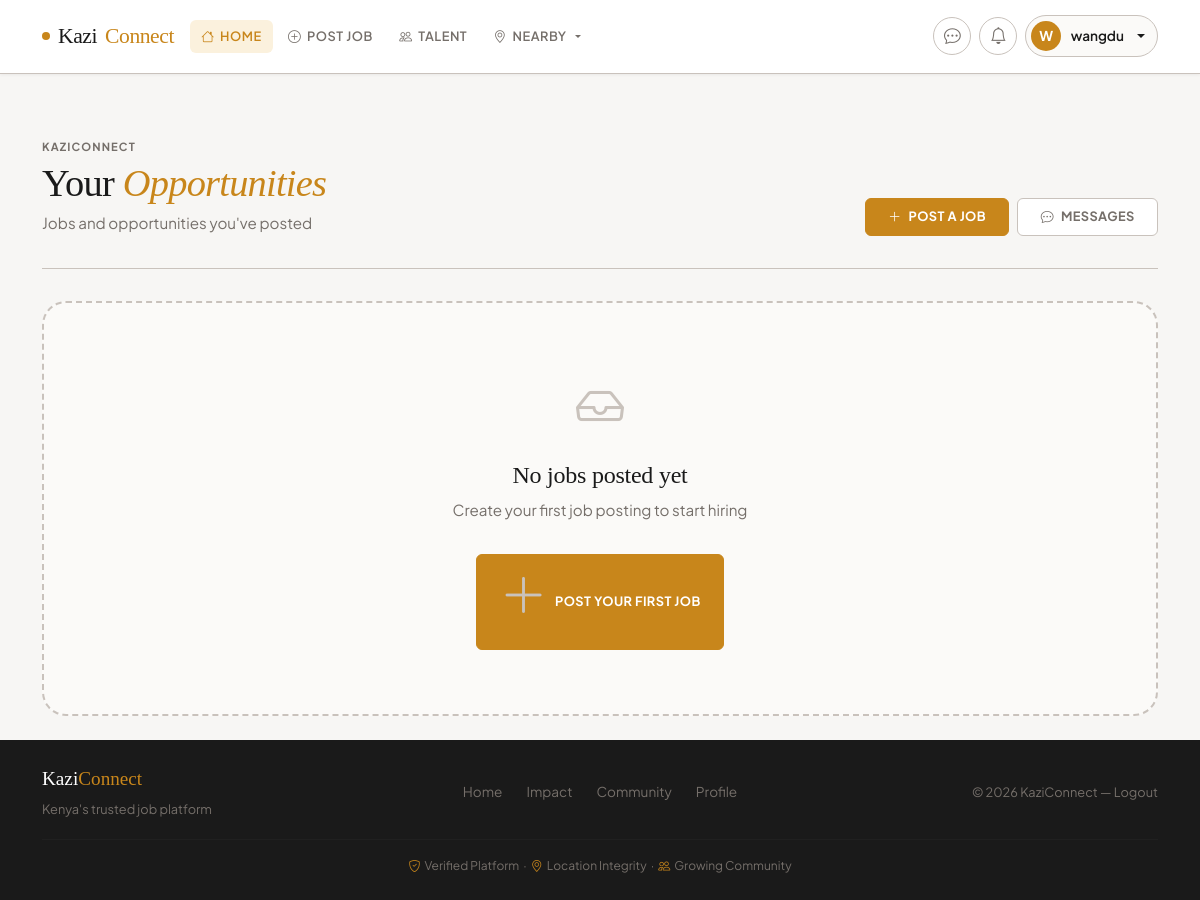
The page / (signed in) on the database as committed earlier.
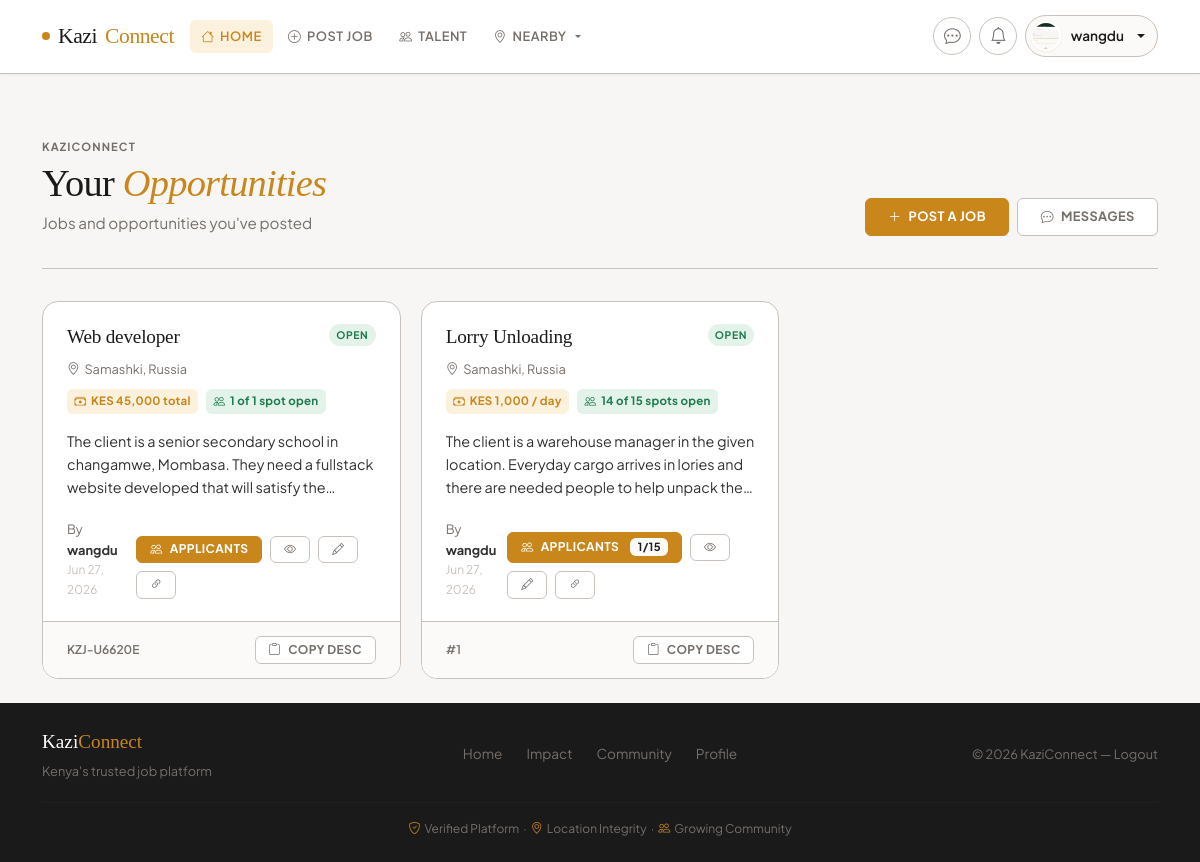
The same page on the database as committed later.
### app.py (models this page shows, shortened)
class User(UserMixin, db.Model):
    __tablename__ = 'user'
    id = db.Column(db.Integer, primary_key=True)
    username = db.Column(db.String(80), unique=True, nullable=True, index=True)
    email = db.Column(db.String(120), unique=True, nullable=False, index=True)
    password_hash = db.Column(db.String(255), nullable=False)
    role = db.Column(db.String(20), nullable=False, default='worker', index=True)  # 'worker' or 'recruiter'
    phone_number = db.Column(db.String(30))
    national_id = db.Column(db.String(50))
    certificate_of_good_conduct = db.Column(db.String(255))
    profile_picture = db.Column(db.String(255))
    location = db.Column(db.String(100))
    latitude = db.Column(db.Float, nullable=True)
    longitude = db.Column(db.Float, nullable=True)
    work_type = db.Column(db.String(100))
    profile_completed = db.Column(db.Boolean, default=False)
    created_at = db.Column(db.DateTime, default=lambda: datetime.now(timezone.utc))
    real_ip = db.Column(db.String(45), nullable=True)  # IPv6 can be up to 45 chars
    real_latitude = db.Column(db.Float, nullable=True)
    real_longitude = db.Column(db.Float, nullable=True)
    real_city = db.Column(db.String(100), nullable=True)
    real_country = db.Column(db.String(100), nullable=True)
    real_region = db.Column(db.String(100), nullable=True)
    location_discrepancy = db.Column(db.Boolean, default=False)  # Flag if custom location differs from real
    location_verified_at = db.Column(db.DateTime, nullable=True)
    suspension_end_date = db.Column(db.DateTime, nullable=True)  # Track when suspension ends
    suspension_reason = db.Column(db.String(255), nullable=True)
    suspension_duration = db.Column(db.String(20), nullable=True)  # 'hour', 'day', 'week', 'month', 'year', 'custom'
    is_admin = db.Column(db.Boolean, default=False)
    suspended = db.Column(db.Boolean, default=False)
    burned = db.Column(db.Boolean, default=False)  # Permanently banned
    warnings_count = db.Column(db.Integer, default=0)
    jobs_posted = db.relationship('Job', backref='poster', lazy=True, cascade='all, delete-orphan')
    applications = db.relationship('JobApplication', backref='applicant', lazy=True, cascade='all, delete-orphan')
    notifications = db.relationship('Notification', backref='user', lazy=True, cascade='all, delete-orphan')
    sent_messages = db.relationship('Message', foreign_keys='Message.sender_id', backref='sender', lazy='dynamic', cascade='all, delete-orphan')
    received_messages = db.relationship('Message', foreign_keys='Message.recipient_id', backref='recipient', lazy='dynamic', cascade='all, delete-orphan')
    def is_recruiter(self):
        return self.role == 'recruiter'

class Job(db.Model):
    __tablename__ = 'job'
    id = db.Column(db.Integer, primary_key=True)
    job_ref = db.Column(db.String(12), unique=True, nullable=True, index=True)  # e.g. KZJ-A3F9X2
    title = db.Column(db.String(120), nullable=False)
    description = db.Column(db.Text, nullable=False)
    location = db.Column(db.String(120), nullable=False)
    latitude = db.Column(db.Float, nullable=True)
    longitude = db.Column(db.Float, nullable=True)
    requirements = db.Column(db.Text, nullable=False)
    poster_id = db.Column(db.Integer, db.ForeignKey('user.id'), nullable=False)
    status = db.Column(db.String(20), default='open')  # open, filled, in_progress, completed, cancelled
    pay_amount = db.Column(db.Float, nullable=True)
    pay_type = db.Column(db.String(20), default='fixed')  # fixed, per_hour, per_day
    slots_total = db.Column(db.Integer, default=1, nullable=False)
    slots_filled = db.Column(db.Integer, default=0, nullable=False)
    created_at = db.Column(db.DateTime, default=lambda: datetime.now(timezone.utc))
    updated_at = db.Column(db.DateTime, default=lambda: datetime.now(timezone.utc), onupdate=lambda: datetime.now(timezone.utc))
    started_at = db.Column(db.DateTime, nullable=True)
    completed_at = db.Column(db.DateTime, nullable=True)
    applications = db.relationship('JobApplication', backref='job', lazy=True, cascade='all, delete-orphan')
    media = db.relationship('JobMedia', backref='job', lazy=True, cascade='all, delete-orphan')
    def slots_remaining(self):
        return max(0, (self.slots_total or 1) - (self.slots_filled or 0))
    def pay_label(self):
        if not self.pay_amount:
            return 'Pay not specified'
        suffix = {'per_hour': ' / hour', 'per_day': ' / day', 'fixed': ' total'}.get(self.pay_type, '')
        return f'KES {self.pay_amount:,.0f}{suffix}'
    def status_label(self):
        return {
            'open': 'Open',
            'filled': 'Filled',
            'in_progress': 'In Progress',
            'completed': 'Completed',
            'cancelled': 'Cancelled',
        }.get(self.status, self.status.title())

### app.py (the view, shortened to what this page needs)
@app.route('/')
def index():
    if current_user.is_authenticated and current_user.is_recruiter():
        jobs = Job.query.filter_by(
            poster_id=current_user.id
        ).order_by(Job.created_at.desc()).limit(50).all()
        job_distances = {}
        return render_template('index.html', jobs=jobs, job_distances=job_distances, view='recruiter')

### templates/index.html (shortened to what this page needs)
{% extends 'base.html' %}
{% block content %}
<div class="page-header">
  <div class="d-flex justify-content-between align-items-end flex-wrap gap-3">
    <div>
      <p class="section-label mb-1">KaziConnect</p>
      {% if view == 'recruiter' %}
        <h1>Your <em>Opportunities</em></h1>
        <p class="mt-1 mb-0" style="color:var(--stone); font-size:.95rem;">Jobs and opportunities you&#39;ve posted</p>
      {% else %}
        <h1>Open <em>Opportunities</em></h1>
        <p class="mt-1 mb-0" style="color:var(--stone); font-size:.95rem;">
          {% if current_user.is_authenticated and job_distances %}Sorted by distance from your location{% else %}Discover jobs and apply in one click{% endif %}
        </p>
      {% endif %}
    </div>
    <div class="d-flex gap-2 flex-wrap">
      {% if current_user.is_authenticated %}
        {% if current_user.is_recruiter() %}
          <a class="btn btn-primary" href="{{ url_for('post_job') }}">
            <i class="bi bi-plus-lg"></i> Post a Job
          </a>
        {% endif %}
        <a class="btn btn-outline-secondary" href="{{ url_for('messages_list') }}">
          <i class="bi bi-chat-dots"></i> Messages
        </a>
      {% endif %}
    </div>
  </div>
</div>
<div class="jobs-grid">
  {% if jobs %}
    {% for job in jobs %}
      <div class="job-card">
        <div class="job-card-body">
          <div class="d-flex justify-content-between align-items-start gap-2 mb-1">
            <h3 class="job-title">{{ job.title }}</h3>
            <span class="status-badge status-{{ job.status }}">{{ job.status_label() }}</span>
          </div>
          <div class="job-location">
            <i class="bi bi-geo-alt"></i> {{ job.location }}
          </div>
          <div class="job-meta-row">
            <span class="pay-pill">
              <i class="bi bi-cash-stack"></i> {{ job.pay_label() }}
            </span>
            <span class="slots-pill {% if job.slots_remaining() == 0 %}slots-full{% endif %}">
              <i class="bi bi-people"></i>
              {% if job.slots_remaining() > 0 %}
                {{ job.slots_remaining() }} of {{ job.slots_total }} spot{{ 's' if job.slots_total != 1 else '' }} open
              {% else %}
                All {{ job.slots_total }} spot{{ 's' if job.slots_total != 1 else '' }} filled
              {% endif %}
            </span>
          </div>
          {% set fm = job.media|first %}
          <p class="job-desc" id="desc-{{ job.id }}">{{ job.description }}</p>
          <div class="d-flex justify-content-between align-items-end gap-2 mt-auto">
            <div>
              <div style="font-size:.8rem; color:var(--stone);">
                By <strong style="color:var(--charcoal);">{{ job.poster.username or job.poster.email }}</strong>
              </div>
              <div style="font-size:.75rem; color:var(--dust);">
                {{ job.created_at.strftime('%b %d, %Y') }}
              </div>
            </div>
            <div class="d-flex gap-2 align-items-center flex-wrap">
              {% if view == 'recruiter' %}
                {% if job.status == 'in_progress' %}
                  <a class="btn btn-success btn-sm" href="{{ url_for('job_detail', job_id=job.id) }}">
                    <i class="bi bi-check-circle-fill"></i> Mark Complete
                  </a>
                {% else %}
                  <a class="btn btn-primary btn-sm" href="{{ url_for('job_applications', job_id=job.id) }}">
                    <i class="bi bi-people"></i> Applicants
                    {% if job.slots_filled > 0 %}<span class="badge bg-light text-dark ms-1">{{ job.slots_filled }}/{{ job.slots_total }}</span>{% endif %}
                  </a>
                {% endif %}
                <a class="btn btn-outline-secondary btn-sm" href="{{ url_for('job_detail', job_id=job.id) }}">
                  <i class="bi bi-eye"></i>
                </a>
                <a class="btn btn-outline-secondary btn-sm" href="{{ url_for('edit_job', job_id=job.id) }}">
                  <i class="bi bi-pencil"></i>
                </a>
              {% endif %}
              <button class="btn btn-outline-secondary btn-sm copy-btn"
                      data-copy-text="{{ url_for('job_detail', job_id=job.id, _external=true) }}"
                      title="Copy link">
                <i class="bi bi-link-45deg"></i>
              </button>
            </div>
          </div>
        </div>
        <div class="job-footer-bar">
          <span style="font-weight:600; font-size:.75rem; color:var(--stone);">
            {{ job.job_ref or ('#' ~ job.id) }}
          </span>
          <button class="btn btn-outline-secondary btn-sm copy-desc-btn" data-target="#desc-{{ job.id }}">
            <i class="bi bi-clipboard"></i> Copy desc
          </button>
        </div>
      </div>
    {% endfor %}
  {% else %}
    <div class="empty-state">
      <i class="bi bi-inbox"></i>
      {% if view == 'recruiter' %}
        <h2>No jobs posted yet</h2>
        <p>Create your first job posting to start hiring</p>
        <a class="btn btn-primary mt-3" href="{{ url_for('post_job') }}">
          <i class="bi bi-plus-lg"></i> Post Your First Job
        </a>
      {% else %}
        <h2>No open jobs yet</h2>
        <p>Check back soon or expand your search area</p>
      {% endif %}
    </div>
  {% endif %}
</div>
{% endblock %}

### templates/base.html (shortened to what this page needs)
<!doctype html>
<html lang="en">
  <head>
    <link href="https://cdn.jsdelivr.net/npm/bootstrap@5.3.2/dist/css/bootstrap.min.css" rel="stylesheet">
    <link href="https://cdn.jsdelivr.net/npm/bootstrap-icons@1.11.3/font/bootstrap-icons.css" rel="stylesheet">
    <link rel="stylesheet" href="{{ url_for('static', filename='styles.css') }}">
  </head>
  <body class="d-flex flex-column min-vh-100">
    <nav class="navbar navbar-expand-lg">
      <div class="container">
        <a class="navbar-brand" href="{{ url_for('index') }}">
          <span class="brand-dot"></span>
          Kazi<span>Connect</span>
        </a>
        <div class="collapse navbar-collapse" id="navMain">
          <ul class="navbar-nav me-auto mb-2 mb-lg-0 gap-1">
            <li class="nav-item">
              <a class="nav-link {% if request.endpoint == 'index' %}active{% endif %}"
                 href="{{ url_for('index') }}">
                <i class="bi bi-house"></i> Home
              </a>
            </li>
            {% if current_user.is_authenticated %}
              {% if current_user.is_recruiter() %}
                <li class="nav-item">
                  <a class="nav-link {% if request.endpoint == 'post_job' %}active{% endif %}"
                     href="{{ url_for('post_job') }}">
                    <i class="bi bi-plus-circle"></i> Post Job
                  </a>
                </li>
                <li class="nav-item">
                  <a class="nav-link {% if request.endpoint == 'all_users' %}active{% endif %}"
                     href="{{ url_for('all_users') }}">
                    <i class="bi bi-people"></i> Talent
                  </a>
                </li>
              {% endif %}
              <li class="nav-item dropdown">
                <a class="nav-link dropdown-toggle" href="#" role="button"
                   data-bs-toggle="dropdown" aria-expanded="false">
                  <i class="bi bi-geo-alt"></i> Nearby
                </a>
              </li>
            {% endif %}
          </ul>
          <ul class="navbar-nav mb-2 mb-lg-0 align-items-center gap-2">
            {% if current_user.is_authenticated %}
              <li class="nav-item">
                <a class="icon-btn" href="{{ url_for('messages_list') }}" title="Messages">
                  <i class="bi bi-chat-dots"></i>
                </a>
              </li>
              <li class="nav-item dropdown">
                <a class="icon-btn" href="#" role="button" id="notifBellToggle"
                   data-bs-toggle="dropdown" aria-expanded="false" title="Notifications">
                  <i class="bi bi-bell"></i>
                </a>
              </li>
              <li class="nav-item dropdown">
                <a class="user-profile-pill dropdown-toggle" href="#" role="button"
                   data-bs-toggle="dropdown" aria-expanded="false">
                  {% if current_user.profile_picture %}
                    <img src="{{ url_for('uploaded_file', filename=current_user.profile_picture) }}"
                         alt="Profile" class="user-avatar">
                  {% else %}
                    <div class="user-avatar-placeholder">
                      {{ (current_user.username or current_user.email.split('@')[0])[0].upper() }}
                    </div>
                  {% endif %}
                  <span class="d-none d-sm-inline">
                    {{ current_user.username or current_user.email.split('@')[0].split('@')[0] }}
                  </span>
                </a>
              </li>
            {% endif %}
          </ul>
        </div>
      </div>
    </nav>
    <main class="container flex-grow-1 py-4">
      {% block content %}{% endblock %}
    </main>
    <footer class="mt-auto py-4">
      <div class="container">
        <div class="row align-items-center g-3">
          <div class="col-md-4">
            <div class="footer-brand">Kazi<span>Connect</span></div>
            <p class="mt-1 mb-0" style="font-size:.8rem; color:var(--stone);">
              Kenya's trusted job platform
            </p>
          </div>
          <div class="col-md-4 text-center">
            <div style="display:flex; justify-content:center; gap:1.5rem; font-size:.85rem;">
              <a href="{{ url_for('index') }}">Home</a>
              <a href="{{ url_for('program_impact') }}">Impact</a>
              {% if current_user.is_authenticated %}
                <a href="{{ url_for('all_users') }}">Community</a>
                <a href="{{ url_for('profile') }}">Profile</a>
              {% else %}
                <a href="{{ url_for('login') }}">Login</a>
                <a href="{{ url_for('register') }}">Register</a>
              {% endif %}
            </div>
          </div>
          <div class="col-md-4 text-md-end" style="font-size:.8rem; color:var(--stone);">
            &copy; {{ now().year }} KaziConnect &mdash;
            {% if current_user.is_authenticated %}
              <a href="{{ url_for('logout') }}">Logout</a>
            {% else %}
              All rights reserved
            {% endif %}
          </div>
        </div>
        <hr style="border-color:rgba(255,255,255,.1); margin:1.25rem 0 1rem;">
        <div class="text-center" style="font-size:.75rem; color:var(--stone);">
          <i class="bi bi-shield-check me-1" style="color:var(--clay);"></i>Verified Platform &nbsp;·&nbsp;
          <i class="bi bi-geo-alt me-1" style="color:var(--clay);"></i>Location Integrity &nbsp;·&nbsp;
          <i class="bi bi-people me-1" style="color:var(--clay);"></i>Growing Community
        </div>
      </div>
    </footer>
  </body>
</html>

Rows that differ between the two databases and show on the page:
changed User "wangdu": profile_picture: picture added; username "W" → (not shown)
added Job: title "Web developer", status_label "OPEN", location "Samashki, Russia", pay_label "KES 45,000 total", slots_remaining "1", slots_total "1", description "The client is a senior secondary school in changamwe, Mombasa. They need a fullstack website developed that will satisfy…", poster "wangdu", created_at "Jun 27, 2026", job_ref "KZJ-U6620E"
added Job: title "Lorry Unloading", status_label "OPEN", location "Samashki, Russia", pay_label "KES 1,000 / day", slots_remaining "14", slots_total "15", slots_total "s", description "The client is a warehouse manager in the given location. Everyday cargo arrives in lories and there are needed people to help unpack…", poster "wangdu", created_at "Jun 27, 2026", slots_filled "1", job_ref+id "#1"
Other text that changed with them:
text no longer shown: "No jobs posted yet Create your first job posting to start hiring POST YOUR FIRST JOB"
